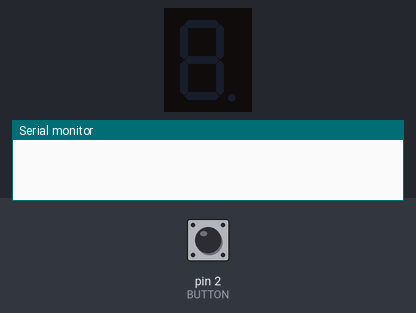
The sketch below on a simulated Arduino Uno, built with avr-gcc and run on an emulated ATmega328P. On the bench: 1-digit seven-segment display, the last lines printed to the serial monitor. Wiring (inferred from the names in the program): 1-digit 7-segment display, segments lit when HIGH: segments pin 5, pin 6, pin 8, pin 9, pin 10, pin 4, pin 3, pin 7. The test bench sets the inputs (shaded band); at power-on: pin 2 (BUTTON) LOW. Random numbers use the default seed unless the sketch sets one; the segment pins are drawn as the display they are named for.

Above: at 1.2 s.
1.3 s: pin 2 (BUTTON) pulled HIGH for 0.15 s
At 2.1 s:
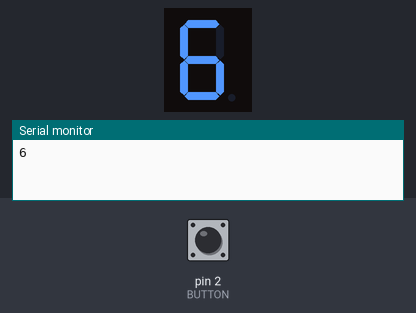
2.9 s: pin 2 (BUTTON) pulled HIGH for 1 s
At 3.3 s:
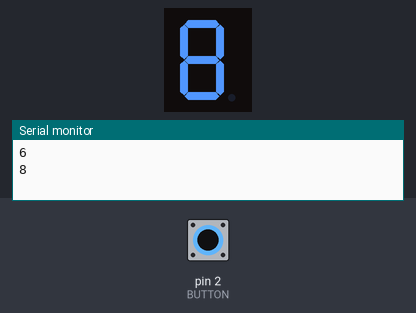
5.4 s: pin 2 (BUTTON) pulled HIGH for 0.15 s
At 6.5 s:
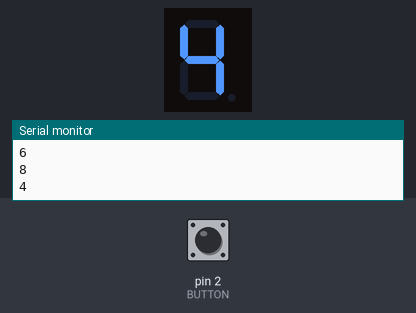
7.0 s: pin 2 (BUTTON) pulled HIGH for 3.2 s
At 7.6 s:
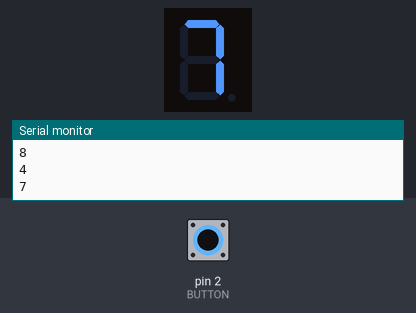
11.7 s: pin 2 (BUTTON) pulled HIGH for 0.15 s
At 12.5 s:
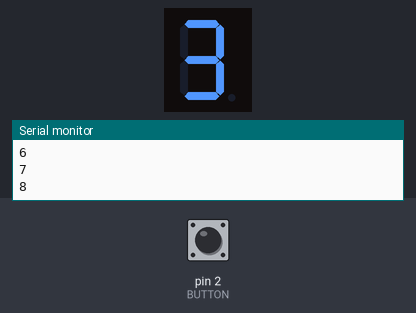
14.8 s: pin 2 (BUTTON) pulsed HIGH 5 times (0.12 s each, 0.3 s apart)
At 16.9 s:
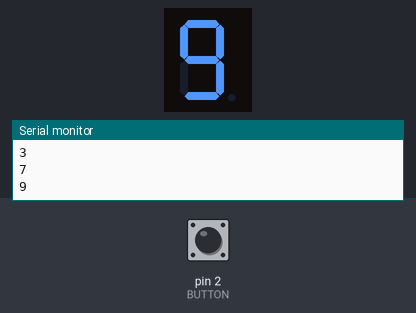
Timing chart, 0 to 18.4 s (numbered marks = the images above; inputs shaded):
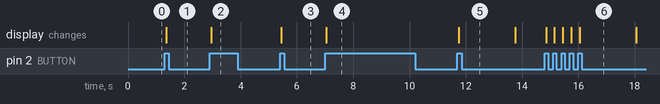

Measured:
- after the input at 1.3 s, the display: changes after 0.05 s (image 1)
- after the input at 2.9 s, the display: changes after 0.05 s (image 2)
- after the input at 5.4 s, the display: changes after 0.05 s (image 3)
- after the input at 7.0 s, the display: changes after 0.05 s (image 4)
- after the input at 11.7 s, the display: changes after 0.05 s (image 5)
- after the input at 14.8 s, the display: first changes after 0.05 s (image 6 shows a later state)

The sketch:

version_1.ino
```cpp
#define SEED A0
#define BUTTON 2

#define A  5
#define B  6
#define C  8
#define D  9
#define E  10
#define F  4
#define G  3
#define DP 7

#define ON  1
#define OFF 0


int HMN=0;
int array[9];
int Rnumber=0;
bool ItIsNotThere = false;
bool v_last=LOW;


void setup()
{
  pinMode(SEED, INPUT);
  pinMode(BUTTON, INPUT);

  randomSeed(analogRead(SEED));

  Serial.begin(9600);

  for(int i = 0; i < 9; i++){
    array[i] = 0;
  }

  pinMode(A, OUTPUT);
  pinMode(B, OUTPUT);
  pinMode(C, OUTPUT);
  pinMode(D, OUTPUT);
  pinMode(E, OUTPUT);
  pinMode(F, OUTPUT);
  pinMode(G, OUTPUT);
  pinMode(DP, OUTPUT);
 }

void SetLEDs(int a, int b, int c, int d,int e, int f,int g, int dp){
  digitalWrite(A, a);
  digitalWrite(B, b);
  digitalWrite(C, c);
  digitalWrite(D, d);
  digitalWrite(E, e);
  digitalWrite(F, f);
  digitalWrite(G, g);
  digitalWrite(DP, dp);
}

void ONE()
{SetLEDs(OFF,ON,ON,OFF,OFF,OFF,OFF,OFF);}

void TWO()
{SetLEDs(ON,ON,OFF,ON,ON,OFF,ON,OFF);}

void THREE()
{SetLEDs(ON,ON,ON,ON,OFF,OFF,ON,OFF);}

void FOUR()
{SetLEDs(OFF,ON,ON,OFF,OFF,ON,ON,OFF);}

void FIVE()
{SetLEDs(ON,OFF,ON,ON,OFF,ON,ON,OFF);}

void SIX()
{SetLEDs(ON,OFF,ON,ON,ON,ON,ON,OFF);}

void SEVEN()
{SetLEDs(ON,ON,ON,OFF,OFF,OFF,OFF,OFF);}

void EIGHT()
{SetLEDs(ON,ON,ON,ON,ON,ON,ON,OFF);}

void NINE()
{SetLEDs(ON,ON,ON,ON,OFF,ON,ON,OFF);}

void ALLOFF()
{SetLEDs(OFF,OFF,OFF,OFF,OFF,OFF,OFF,OFF);}

int GetNewRNumber(){
  	int Number = 0;
    ItIsNotThere = false;
    while(ItIsNotThere == false){

        Number=random(1,10);
        if(array[Number-1] == 0){
          	array[Number-1] = Number;
            ItIsNotThere = true;
        }
    }
  return Number;

}

void ResetGame()
{
  for(int i = 0; i < 9; i++){
    array[i] = 0;
  }
  Rnumber = 0;
  HMN = 0;
  ALLOFF();
  Serial.println("New Game Started");
}


void loop()
{

  if(HMN < 5){

  	if(DebouncedPushButton(BUTTON) == HIGH){
    	HMN++;
  		Rnumber=GetNewRNumber();
		Serial.println(Rnumber);
		WriteNumberToDisplay(Rnumber);
    }
  }
  else{

    Serial.println("Winner Numbers:");
    for(int i = 0; i < 9; i++){
      if(array[i] != 0){
        Serial.println(array[i]);
      }
    }
     delay(2000);//To keep the last number displayed for 2 sec
     ResetGame();
  }

}

bool DebouncedPushButton(int pin){
  if(v_last == LOW && digitalRead(pin) == HIGH){
  	unsigned long StartMillis = millis();
    while((digitalRead(pin) == HIGH)){
      if(millis()-StartMillis > 50){
      	v_last = HIGH;
        return HIGH;}
    }
  }
  if( digitalRead(pin) == LOW){
      	v_last=LOW;}

return LOW;
}

void WriteNumberToDisplay(int number){
      	switch (number) {
 		case 1:
    		ONE();
    	break;

  		case 2:
    	 	TWO();
   		break;

        case 3:
    	 	THREE();
   		break;

        case 4:
    	 	FOUR();
   		break;

        case 5:
    	 	FIVE();
   		break;

        case 6:
    	 	SIX();
   		break;

        case 7:
    	 	SEVEN();
   		break;

        case 8:
    	 	EIGHT();
   		break;

        case 9:
    	 	NINE();
   		break;

        default:
    	break;
		}
}
```
